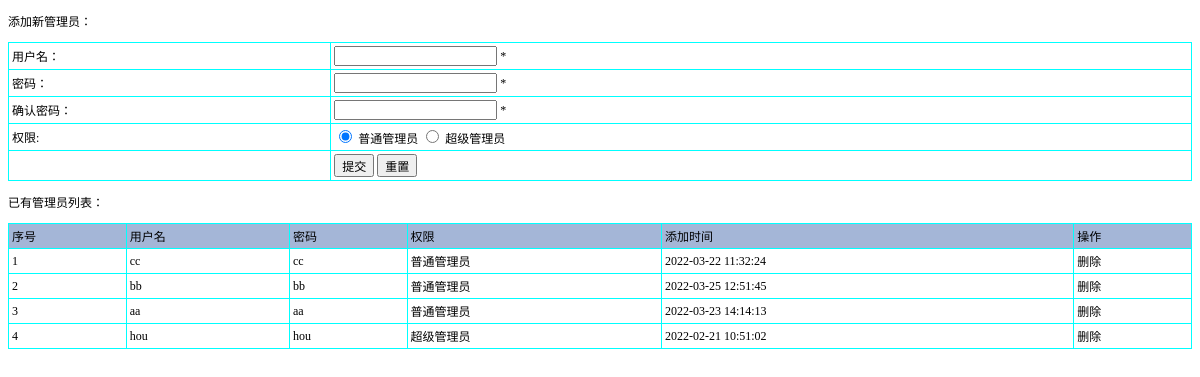
Page /yhzhgl.php (signed in) on the committed database.
### tables this page shows
CREATE TABLE `allusers` (
  `id` int(11) NOT NULL AUTO_INCREMENT,
  `username` varchar(50) DEFAULT NULL,
  `pwd` varchar(50) DEFAULT NULL,
  `cx` varchar(50) DEFAULT '普通管理员',
  `addtime` timestamp NOT NULL DEFAULT CURRENT_TIMESTAMP,
  PRIMARY KEY (`id`)
);

### yhzhgl.php (the view, shortened to what this page needs)
<!DOCTYPE html PUBLIC "-//W3C//DTD XHTML 1.0 Transitional//EN" "http://www.w3.org/TR/xhtml1/DTD/xhtml1-transitional.dtd">
<html xmlns="http://www.w3.org/1999/xhtml">
<head>
<title>无标题文档</title><link rel="stylesheet" href="css.css" type="text/css">
</head>
<body>
<p>添加新管理员：</p>
<form id="form1" name="form1" method="post" action="">
<table width="100%" border="1" align="center" cellpadding="3" cellspacing="1" bordercolor="#00FFFF" style="border-collapse:collapse">    <tr>
      <td>用户名：</td>
      <td><input name="username" type="text" id="username" />
      *
      <input name="addnew" type="hidden" id="addnew" value="1" /></td>
    </tr>
    <tr>
      <td>密码：</td>
      <td><input name="pwd1" type="password" id="pwd1" />
      *</td>
    </tr>
    <tr>
      <td>确认密码：</td>
      <td><input name="pwd2" type="password" id="pwd2" />
      *</td>
    </tr>
    <tr>
      <td>权限:</td>
      <td><input name="cx" type="radio" value="普通管理员" checked="checked" />
      普通管理员
        <input type="radio" name="cx" value="超级管理员" />
      超级管理员</td>
    </tr>
    <tr>
      <td>&nbsp;</td>
      <td><input type="submit" name="Submit" value="提交" onClick="return check();" />
      <input type="reset" name="Submit2" value="重置" /></td>
    </tr>
  </table>
</form>
<p>已有管理员列表：</p>
<table width="100%" border="1" align="center" cellpadding="3" cellspacing="1" bordercolor="#00FFFF" style="border-collapse:collapse">
  <tr>
    <td bgcolor="A4B6D7">序号</td>
    <td bgcolor="A4B6D7">用户名</td>
    <td bgcolor="A4B6D7">密码</td>
    <td bgcolor="A4B6D7">权限</td>
    <td bgcolor="A4B6D7">添加时间</td>
    <td bgcolor="A4B6D7">操作</td>
  </tr>
  <?php
	  $sql="select * from allusers order by id desc";
	  $query=mysql_query($sql);
	  $rowscount=mysql_num_rows($query);
	 for($i=0;$i<$rowscount;$i++)
	 {
  ?>
  <tr>
    <td><?php
		echo $i+1;
	?></td>
    <td><?php
		echo mysql_result($query,$i,"username");
	?></td>
    <td><?php
		echo mysql_result($query,$i,"pwd");
	?></td>
    <td><?php
		echo mysql_result($query,$i,"cx");
	?></td>
    <td><?php
		echo mysql_result($query,$i,"addtime");
	?></td>
    <td><a href="del.php?id=<?php
		echo mysql_result($query,$i,"id");
	?>&tablename=allusers" onClick="return confirm('真的要删除？')">删除</a> </td>
  </tr>
  <?php
  	}
  ?>
</table>
<p>&nbsp; </p>
</body>
</html>

### css.css (style rules this page uses)
BODY { FONT-SIZE: 12px }
P { FONT-SIZE: 12px }
TD { FONT-SIZE: 12px }
INPUT { FONT-SIZE: 12px }
A:link { FONT-SIZE: 12px; COLOR: #000000; TEXT-DECORATION: none }

### rows in the picture
allusers: username "cc", pwd "cc", cx "普通管理员", addtime "2022-03-22 11:32:24"
allusers: username "bb", pwd "bb", cx "普通管理员", addtime "2022-03-25 12:51:45"
allusers: username "aa", pwd "aa", cx "普通管理员", addtime "2022-03-23 14:14:13"
allusers: username "hou", pwd "hou", cx "超级管理员", addtime "2022-02-21 10:51:02"
